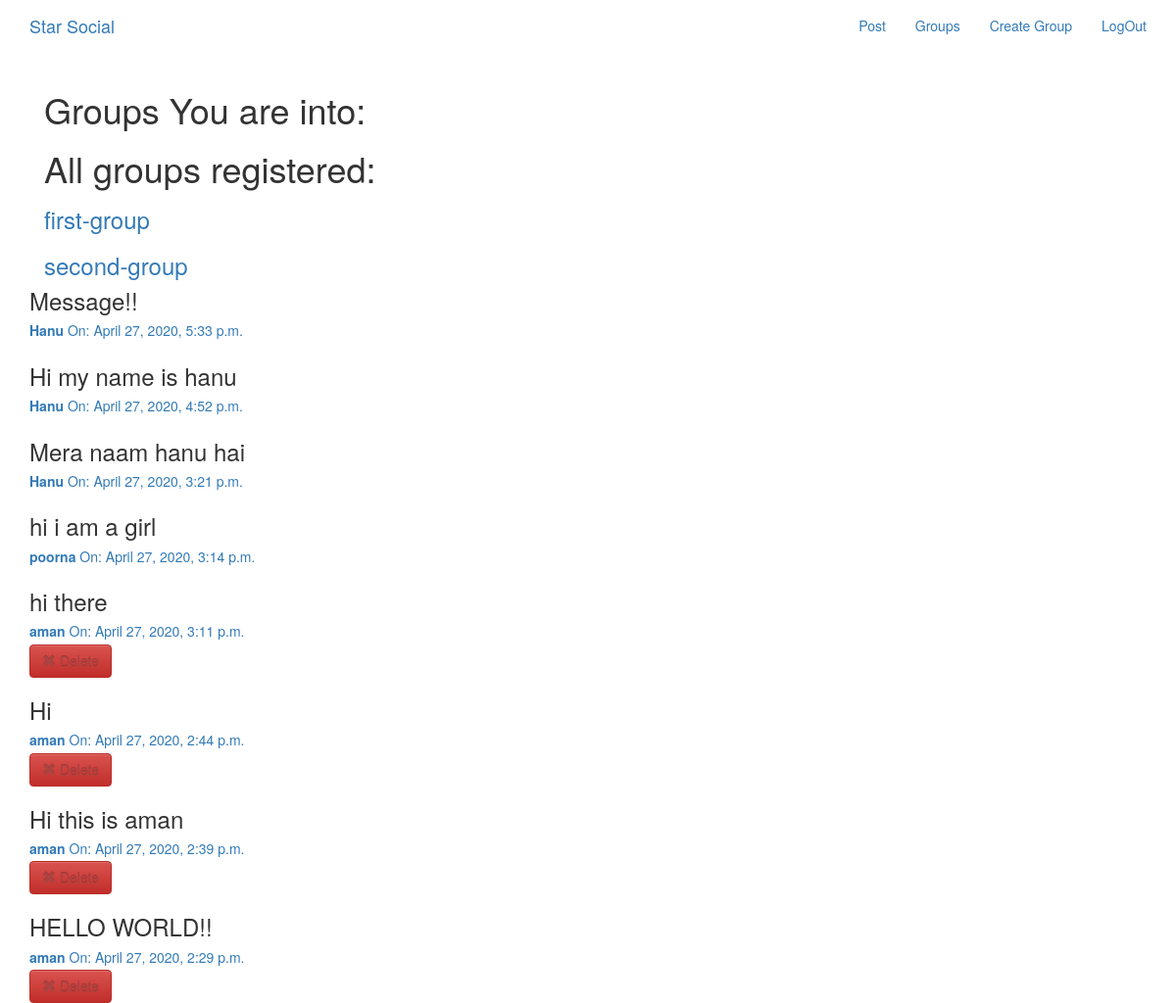
The app's page /posts/ (signed in) with its own data.
### groups/models.py (models this page shows, shortened)
class Group(models.Model):
    name = models.CharField(max_length= 255, unique=True)
    slug = models.SlugField(allow_unicode=True, unique=True)
    description = models.TextField(blank=True, default='')
    description_html = models.TextField(editable=False, default='',blank=True)
    members = models.ManyToManyField(User, through='GroupMember')
    class Meta:
        ordering = ['name']

### posts/models.py (models this page shows, shortened)
class Post(models.Model):
    user = models.ForeignKey(User, related_name='posts', on_delete=models.CASCADE)
    created_at = models.DateTimeField(auto_now=True)
    message = models.TextField()
    message_html = models.TextField(editable=False)
    group = models.ForeignKey(Group, related_name='post', null=True,blank=True, on_delete=models.CASCADE)
    class Meta:
        ordering = ['-created_at']
        unique_together = ['user', 'message']#since a message will be unique to a user

### posts/views.py (the view)
class PostList(SelectRelatedMixin,generic.ListView):
    model = models.Post
    select_related = ('user','group') #this specifies the fk relations between
    def get_context_data(self, **kwargs):
        context = super(PostList, self).get_context_data(**kwargs)
        context['user_groups'] = models.Group.objects.filter(members__in=[self.request.user]) #this statements says select all object of member which has user in it
        context['other_groups'] = models.Group.objects.all()
        return context

### posts/templates/posts/post_list.html (shortened to what this page needs)
{% extends "posts/post_base.html" %}
{% block prepost %}
  <div class="col-md-12">
    {% if request.user.is_authenticated %}
    <div class="card card-with-shadow">
      <div class="content">
        <h1 class="title" >Groups You are into: </h1>
      </div>
    </div>
    {% endif %}
    <div class="card card-with-shadow">
      <div class="content">
        <h1 class="title" >All groups registered: </h1>
        <ul class="list-unstyled">
          {% for other_group in other_groups %}
          <li class="group li">
            <h3><a href="{% url 'groups:single' slug=other_group.slug %}">{{other_group.slug}}</a></h3>
          </li>
          {% endfor %}
        </ul>
      </div>
    </div>
  </div>
{% endblock %}
  {% block post_content %}
    {% for post in post_list %}
      {% include 'posts/_post.html' %}
    {% endfor %}
  {% endblock %}

### posts/templates/posts/post_base.html (shortened to what this page needs)
{% extends 'base.html' %}
{% block content %}
  <div class="posts-page">
    <div class="container">
      <div class="row">
        {% block prepost %}{% endblock %}
        {% block post_content %}{% endblock %}
      </div>
    </div>
  </div>
{% endblock %}

### templates/base.html (shortened to what this page needs)
<!DOCTYPE html>
{% load static %}
<html lang="en" dir="ltr">
  <head>
    <link rel="stylesheet" href="https://maxcdn.bootstrapcdn.com/bootstrap/3.3.7/css/bootstrap.min.css">
    <link rel="stylesheet" href="https://maxcdn.bootstrapcdn.com/bootstrap/3.3.7/css/bootstrap-theme.min.css">
    <link rel="stylesheet" href="{% static 'accounts/css/master.css' %}">
  </head>
  <body>
    <nav class="navbar mynav" role="navigation" id='navbar'>
      <div class="container">
        <a class="navbar-brand mynav" href="{% url 'home' %}">Star Social</a>
        <ul class="nav navbar-nav navbar-right">
          {% if user.is_authenticated %}
          <li><a href="{% url 'posts:create' %}">Post</a></li>
          <li><a href="{% url 'groups:all' %}">Groups</a></li>
          <li><a href="{% url 'groups:create' %}">Create Group</a></li>
          <li><a href="{% url 'accounts:logout' %}">LogOut</a></li>
          {% else %}
          <li><a href="{% url 'groups:all' %}">Groups</a></li>
          <li><a href="{% url 'accounts:login' %}">LogIn</a></li>
          <li><a href="{% url 'accounts:signup' %}">SignUp</a></li>
          {% endif %}
        </ul>
      </div>
    </nav>
    <div class="container">
      {% block content %}
      {% endblock %}
    </div>
  </body>
</html>

### posts/templates/posts/_post.html
<h3>{{post.message_html|safe}}</h3>
<div class="media-body">
  <h5 class="media-heading">
    <span class="username">
      <a href="{% url 'posts:for_user' username=post.user.username %}">  <strong>{{post.user.username}}</strong></a>
    </span>
    <time class="time">
      <a href="{% url 'posts:single' username=post.user.username pk=post.pk %}">On: {{post.created_at}}</a>
    </time>
  </h5>
  <div class="media-footer">
    {% if user.is_authenticated and post.user == user %}
    <a href="{% url 'posts:delete' pk=post.pk %}" title="delete" class="btn btn-danger btn-large btn-fill">
      <span class="glyphicon glyphicon-remove text-danger" aria-hidden="true"></span>
      <span class="text-danger icon-label" >Delete</span>
    </a>
    {% endif %}
  </div>
</div>

### records on screen
Group: slug "first-group"
Group: slug "second-group"
Post: message_html "Message!!", user.username "Hanu", created_at "April 27, 2020, 5:33 p.m."
Post: message_html "Hi my name is hanu", user.username "Hanu", created_at "April 27, 2020, 4:52 p.m."
Post: message_html "Mera naam hanu hai", user.username "Hanu", created_at "April 27, 2020, 3:21 p.m."
Post: message_html "hi i am a girl", user.username "poorna", created_at "April 27, 2020, 3:14 p.m."
Post: message_html "hi there", user.username "aman", created_at "April 27, 2020, 3:11 p.m.", shows "Delete"
Post: message_html "Hi", user.username "aman", created_at "April 27, 2020, 2:44 p.m.", shows "Delete"
Post: message_html "Hi this is aman", user.username "aman", created_at "April 27, 2020, 2:39 p.m.", shows "Delete"
Post: message_html "HELLO WORLD!!", user.username "aman", created_at "April 27, 2020, 2:29 p.m.", shows "Delete"
